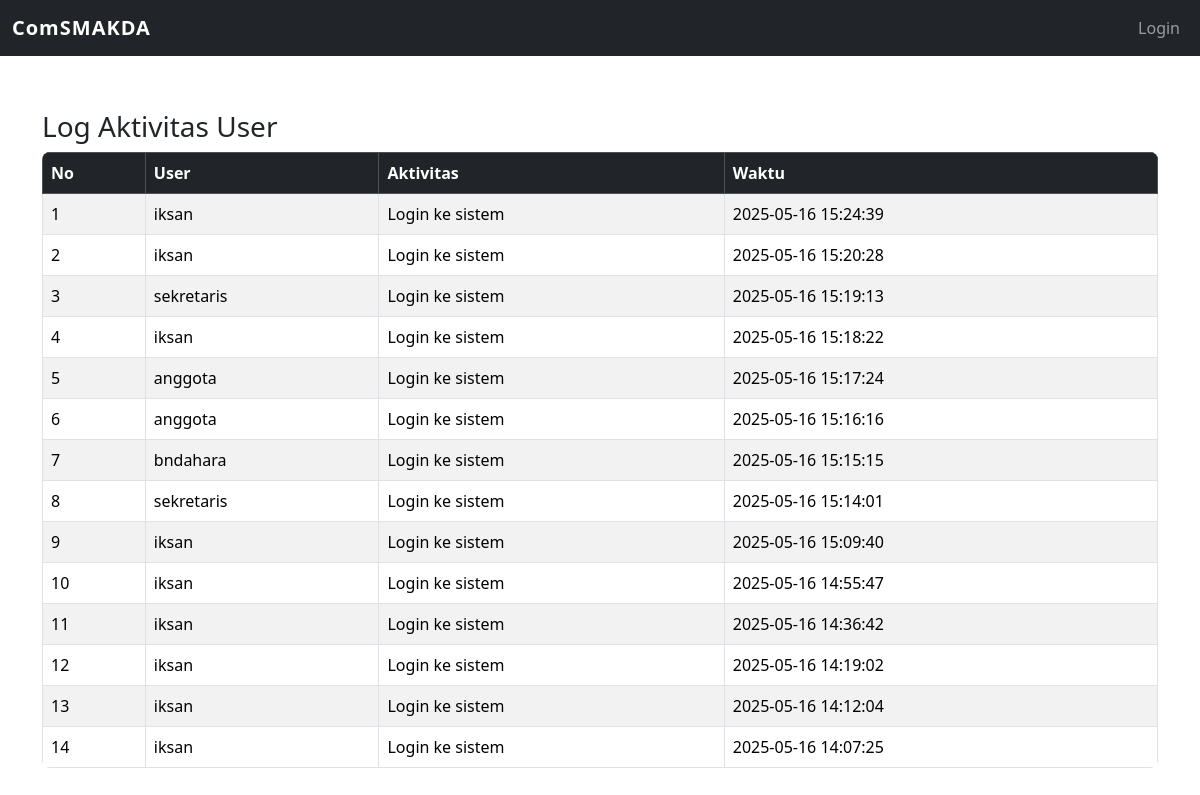
/comsmakda/logs/log_aktivitas.php, run on the app's committed database.
### tables this page shows
CREATE TABLE `log_aktivitas` (
  `id` int(11) NOT NULL,
  `user_id` int(11) DEFAULT NULL,
  `aktivitas` varchar(255) DEFAULT NULL,
  `waktu` datetime DEFAULT current_timestamp()
);

CREATE TABLE `users` (
  `id` int(11) NOT NULL,
  `nisn` varchar(20) NOT NULL,
  `nama` varchar(100) NOT NULL,
  `password` varchar(255) NOT NULL,
  `role` enum('ketua','bendahara','sekretaris','anggota') DEFAULT 'anggota',
  `foto` varchar(255) DEFAULT 'default.png',
  `tanggal_daftar` date DEFAULT curdate(),
  `status` enum('aktif','pending') DEFAULT 'aktif'
);

### comsmakda/logs/log_aktivitas.php (the view, shortened to what this page needs)
<?php
require_once '../config/db.php';
include '../includes/header.php';
include '../includes/navbar.php';
$result = $conn->query("
    SELECT l.*, u.nama
    FROM log_aktivitas l
    JOIN users u ON l.user_id = u.id
    ORDER BY l.waktu DESC
");
?>
<div class="container mt-4">
    <h3>Log Aktivitas User</h3>
    <div class="table-responsive">
        <table class="table table-bordered table-striped">
            <thead class="table-dark">
                <tr>
                    <th>No</th>
                    <th>User</th>
                    <th>Aktivitas</th>
                    <th>Waktu</th>
                </tr>
            </thead>
            <tbody>
                <?php $no=1; while($row = $result->fetch_assoc()): ?>
                <tr>
                    <td><?= $no++ ?></td>
                    <td><?= htmlspecialchars($row['nama']) ?></td>
                    <td><?= htmlspecialchars($row['aktivitas']) ?></td>
                    <td><?= $row['waktu'] ?></td>
                </tr>
                <?php endwhile ?>
            </tbody>
        </table>
    </div>
</div>
<?php include '../includes/footer.php'; ?>

### comsmakda/includes/header.php (shortened to what this page needs)
<!DOCTYPE html>
<html lang="id">
<head>
    <link href="/comsmakda/assets/css/bootstrap.min.css" rel="stylesheet">
    <link rel="stylesheet" href="/comsmakda/assets/css/style.css">
    <link href="https://cdn.jsdelivr.net/npm/bootstrap@5.3.3/dist/css/bootstrap.min.css" rel="stylesheet">
</head>
<body>

### comsmakda/includes/navbar.php (shortened to what this page needs)
<nav class="navbar navbar-expand-lg navbar-dark bg-dark">
    <div class="container-fluid">
        <a class="navbar-brand" href="/comsmakda/index.php">ComSMAKDA</a>
        <div class="collapse navbar-collapse" id="navbarNav">
            <?php if (isset($_SESSION['user_id'])): ?>
                <ul class="navbar-nav ms-auto">
                    <li class="nav-item dropdown">
                        <a class="nav-link dropdown-toggle" href="#" role="button" data-bs-toggle="dropdown">
                            🔔 Notifikasi <span class="badge bg-danger" id="notif-count">0</span>
                        </a>
                        <ul class="dropdown-menu dropdown-menu-end" id="notif-list">
                            <li><span class="dropdown-item text-muted">Memuat...</span></li>
                        </ul>
                    </li>
                    <li class="nav-item"><a class="nav-link" href="/comsmakda/profil/user.php">Profil</a></li>
                    <li class="nav-item"><a class="nav-link" href="/comsmakda/auth/logout.php">Logout</a></li>
                </ul>
            <?php else: ?>
                <ul class="navbar-nav ms-auto">
                    <li class="nav-item"><a class="nav-link" href="/comsmakda/auth/login.php">Login</a></li>
                </ul>
            <?php endif; ?>
        </div>
    </div>
</nav>

### comsmakda/includes/footer.php (shortened to what this page needs)
</body>
</html>

### comsmakda/assets/css/style.css (style rules this page uses)
body { font-family: 'Poppins', sans-serif; background-color: #f8f9fa; margin: 0; padding: 0; }
.navbar-brand { font-weight: 600; letter-spacing: 1px; }
.container { padding-top: 30px; padding-bottom: 30px; }
.table { border-radius: 0.5rem; overflow: hidden; }

### data on the page
log_aktivitas: user.nama "iksan", aktivitas "Login ke sistem", waktu "2025-05-16 15:24:39"
log_aktivitas: user.nama "iksan", aktivitas "Login ke sistem", waktu "2025-05-16 15:20:28"
log_aktivitas: user.nama "sekretaris", aktivitas "Login ke sistem", waktu "2025-05-16 15:19:13"
log_aktivitas: user.nama "iksan", aktivitas "Login ke sistem", waktu "2025-05-16 15:18:22"
log_aktivitas: user.nama "anggota", aktivitas "Login ke sistem", waktu "2025-05-16 15:17:24"
log_aktivitas: user.nama "anggota", aktivitas "Login ke sistem", waktu "2025-05-16 15:16:16"
log_aktivitas: user.nama "bndahara", aktivitas "Login ke sistem", waktu "2025-05-16 15:15:15"
log_aktivitas: user.nama "sekretaris", aktivitas "Login ke sistem", waktu "2025-05-16 15:14:01"
log_aktivitas: user.nama "iksan", aktivitas "Login ke sistem", waktu "2025-05-16 15:09:40"
log_aktivitas: user.nama "iksan", aktivitas "Login ke sistem", waktu "2025-05-16 14:55:47"
log_aktivitas: user.nama "iksan", aktivitas "Login ke sistem", waktu "2025-05-16 14:36:42"
log_aktivitas: user.nama "iksan", aktivitas "Login ke sistem", waktu "2025-05-16 14:19:02"
log_aktivitas: user.nama "iksan", aktivitas "Login ke sistem", waktu "2025-05-16 14:12:04"
log_aktivitas: user.nama "iksan", aktivitas "Login ke sistem", waktu "2025-05-16 14:07:25"
